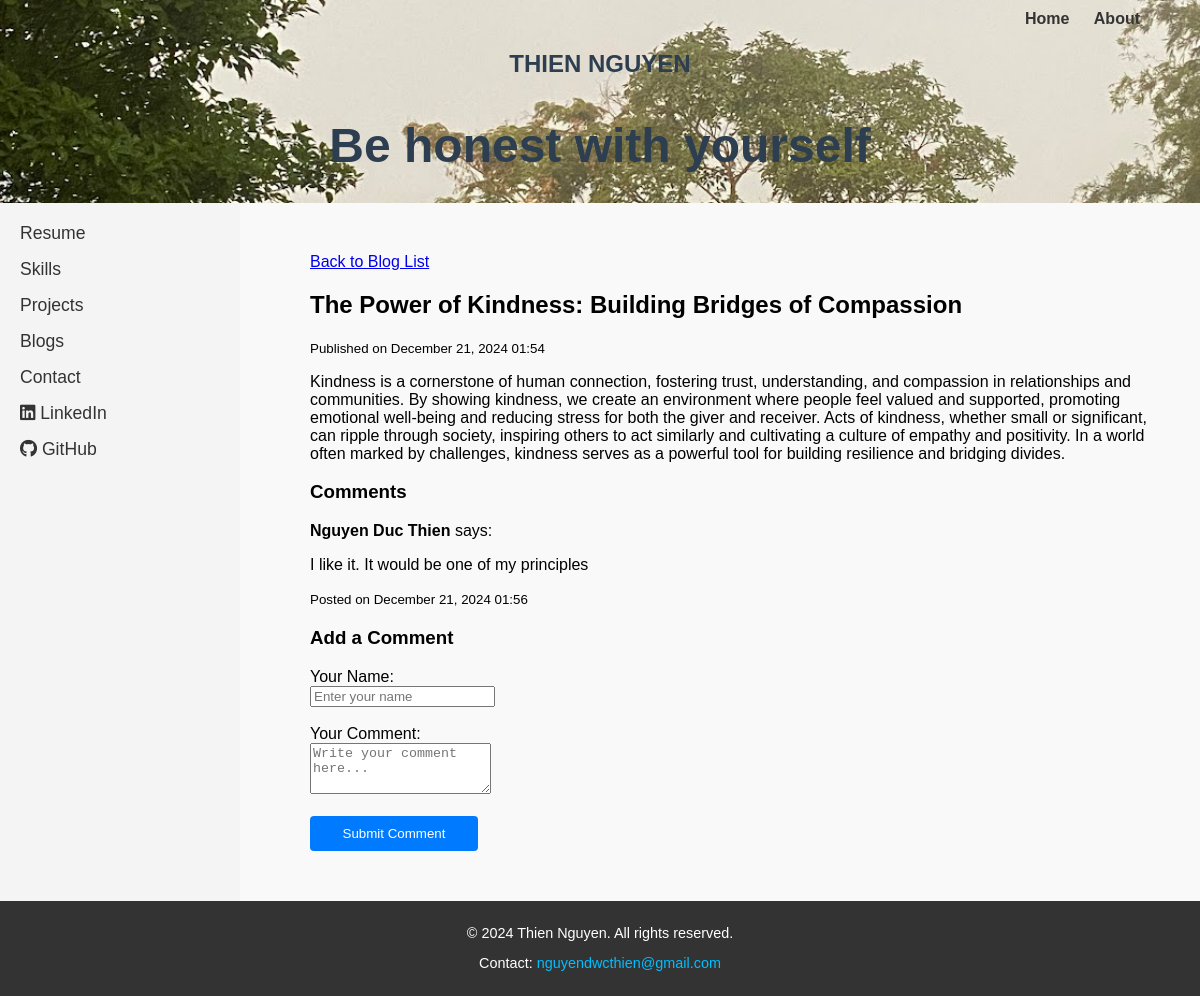
Screenshot of /blog_detail/1 with the database file from the repository.
### app.py (models this page shows)
class Blog(db.Model):
    id = db.Column(db.Integer, primary_key=True)
    title = db.Column(db.String(100), nullable=False)
    content = db.Column(db.Text, nullable=False)
    date_created = db.Column(db.DateTime, default=lambda: datetime.now())
    comments = db.relationship('Comment', cascade="all, delete-orphan", backref='blog', lazy=True)

class Comment(db.Model):
    id = db.Column(db.Integer, primary_key=True)
    blog_id = db.Column(db.Integer, db.ForeignKey('blog.id'), nullable=False)  # Foreign Key
    name = db.Column(db.String(50), nullable=False)  # Name of the commenter
    content = db.Column(db.Text, nullable=False)
    date_created = db.Column(db.DateTime, default=lambda: datetime.now())  # Timestamp

### app.py (the view)
@app.route('/blog_detail/<int:id>')
def blog_detail(id):
    blog = Blog.query.get_or_404(id)
    return render_template('blog_detail.html', blog=blog)

### templates/blog_detail.html (shortened to what this page needs)
{% extends 'base.html' %}
{% block content %}
<a href="{{ url_for('blog_list') }}">Back to Blog List</a>
<h2>{{ blog.title }}</h2>
<p><small>Published on {{ blog.date_created.strftime('%B %d, %Y %H:%M') }}</small></p>
<p>{{ blog.content }}</p>
<h3>Comments</h3>
{% if blog.comments %}
    {% for comment in blog.comments %}
        <div>
            <p><strong>{{ comment.name }}</strong> says:</p>
            <p>{{ comment.content }}</p>
            <small>Posted on {{ comment.date_created.strftime('%B %d, %Y %H:%M') }}</small>
        </div>
    {% endfor %}
{% else %}
    <p>No comments yet. Be the first to comment!</p>
{% endif %}
<h3>Add a Comment</h3>
<form method="POST" action="{{ url_for('add_comment', blog_id=blog.id) }}">
    <label for="name">Your Name:</label><br>
    <input type="text" name="name" id="name" placeholder="Enter your name" required><br><br>
    <label for="content">Your Comment:</label><br>
    <textarea name="content" id="content" rows="3" placeholder="Write your comment here..." required></textarea><br><br>
    <button type="submit">Submit Comment</button>
</form>
{% endblock %}

### static/css/styles.css (style rules this page uses)
body { margin: 0; font-family: Arial, sans-serif; background-color: #f9f9f9; display: grid; grid-template-rows: auto 1fr auto; grid-template-columns: 20% 1fr; height: 100vh; }
button { width: 20%; padding: 10px; background: #007BFF; color: #fff; border: none; border-radius: 4px; cursor: pointer; }

### rows the page displays
Blog: title "The Power of Kindness: Building Bridges of Compassion", date_created "December 21, 2024 01:54", content "Kindness is a cornerstone of human connection, fostering trust, understanding, and compassion in relationships and communities. By showing kindness, we create an environment where people feel valued and supported, promoting emotional well-being and reducing stress for both the giver and receiver. Acts of kindness, whether small or significant, can ripple through society, inspiring others to act similarly and cultivating a culture of empathy and positivity. In a world often marked by challenges, kindness serves as a powerful tool for building resilience and bridging divides."
Comment: name "Nguyen Duc Thien", content "I like it. It would be one of my principles", date_created "December 21, 2024 01:56"
